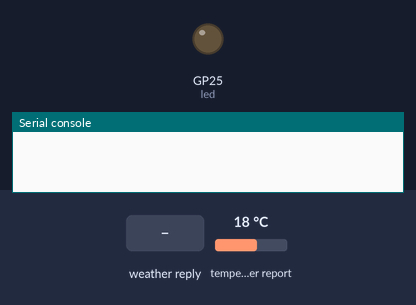
The program below on a simulated Raspberry Pi Pico running MicroPython. Parts: output pins drawn as LEDs (lit = HIGH), the last lines printed to the serial console. Dashed ring = blinking. The test bench sets the inputs (shaded band); at power-on: temperature in the web weather report 18 °C. WiFi joins after 1.5 s; requests to the public web service named in the program get a made-up reply in its usual format after 0.4 s (London, UTC, broken clouds, 64 % humidity, 1013 hPa unless stated); library files of the repository ran but are not shown: secrets.py.

Above: at 0.1 s.
At 3.8 s:
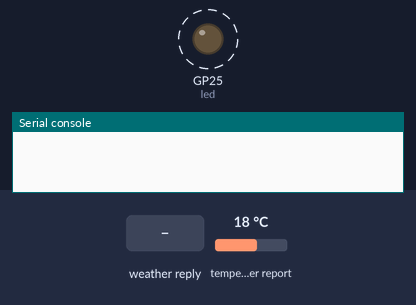
3.9 s: the web weather report turns to Clear
7.4 s: the web weather report turns to Rain
10.9 s: the web weather report turns to Snow
Timing chart, 0 to 20.4 s (numbered marks = the images above; inputs shaded):
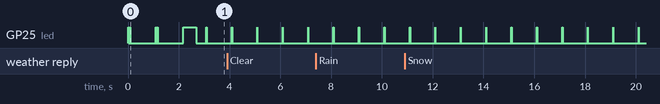

Measured:
- by itself, GP25 (led): alternates HIGH for 0.01 s and LOW for 0.99 s

The program:

main.py
```python
from machine import Pin, reset
from time import sleep, ticks_ms, ticks_diff
import wlan
import secrets
import urequests
import cityid

# Enable On-Board LED
led = Pin("LED", Pin.OUT)

# Connect to WiFi
try:
    wlan.connect()
except KeyboardInterrupt:
    reset()

# API Request URL
URL = 'http://api.openweathermap.org/data/2.5/weather?q=' + cityid.city + ',' + cityid.country_code + '&APPID=' + secrets.openweather

led.on()
sleep(.5)
led.off()

# Retrieve weather data in json format
def get_weather(city, country_code, api_key, units='metric', lang='en'):
    url = f"https://api.openweathermap.org/data/2.5/weather?q={city},{country_code}&appid={api_key}&units={units}&lang={lang}"
    response = urequests.post(url)
    return response.json()

start = ticks_ms() - 1000

while(1):
    end = ticks_ms()

    # Waiting for 1 second between requests
    if(ticks_diff(end, start) > 1000):
        start = end

        weather_data = get_weather(cityid.city, cityid.country_code, secrets.openweather)

        main = weather_data.get('main')
        weather = weather_data.get('weather')
        sys = weather_data.get('sys')
        wind = weather_data.get('wind')

        print(f'Location: {weather_data["name"]},{sys["country"]}')
        print(f'Temperature: {main["temp"]}°C')
        print(f'Pressure: {main["pressure"]}hPa')
        print(f'Humidity: {main["humidity"]}%')
        print(f'Weather Discription: {weather[0]["description"]}')
        print(f'Wind: {wind["speed"]}m/s {wind["deg"]}°')
        print('\n\n')

        led.toggle()
        sleep(.01)
        led.toggle()
```

wlan.py
```python
import network
import secrets
from machine import Pin
from time import sleep

led = Pin("LED", Pin.OUT)

def connect():
    wlan = network.WLAN(network.STA_IF)
    wlan.active(True)
    wlan.disconnect()
    wlan.connect(secrets.ssid, secrets.password)
    while(wlan.isconnected() == False):
        led.on()
        sleep(.02)
        led.off()
        sleep(.05)
        led.on()
        sleep(.02)
        led.off()
        sleep(1)
```

cityid.py
```python
city = "CITY_NAME"
country_code = "COUNTRY_CODE"
```
